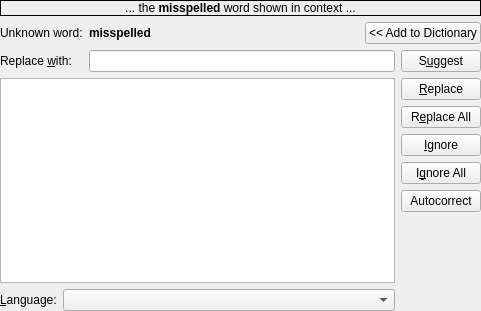
<?xml version="1.0" encoding="UTF-8"?>
<ui version="4.0">
 <class>SonnetUi</class>
 <widget class="QWidget" name="SonnetUi">
  <property name="geometry">
   <rect>
    <x>0</x>
    <y>0</y>
    <width>481</width>
    <height>311</height>
   </rect>
  </property>
  <property name="sizePolicy">
   <sizepolicy hsizetype="Preferred" vsizetype="Preferred">
    <horstretch>0</horstretch>
    <verstretch>0</verstretch>
   </sizepolicy>
  </property>
  <property name="minimumSize">
   <size>
    <width>430</width>
    <height>300</height>
   </size>
  </property>
  <layout class="QGridLayout">
   <property name="leftMargin">
    <number>0</number>
   </property>
   <property name="topMargin">
    <number>0</number>
   </property>
   <property name="rightMargin">
    <number>0</number>
   </property>
   <property name="bottomMargin">
    <number>0</number>
   </property>
   <item row="1" column="0" colspan="2">
    <widget class="QLabel" name="textLabel2">
     <property name="whatsThis">
      <string>&lt;qt&gt;&lt;p&gt;This word was considered to be an &quot;unknown word&quot; because it does not match any entry in the dictionary currently in use. It may also be a word in a foreign language.&lt;/p&gt;
&lt;p&gt;If the word is not misspelled, you may add it to the dictionary by clicking &lt;b&gt;Add to Dictionary&lt;/b&gt;. If you do not want to add the unknown word to the dictionary, but you want to leave it unchanged, click &lt;b&gt;Ignore&lt;/b&gt; or &lt;b&gt;Ignore All&lt;/b&gt;.&lt;/p&gt;
&lt;p&gt;However, if the word is misspelled, you can try to find the correct replacement in the list below. If you cannot find a replacement there, you may type it in the text box below, and click &lt;b&gt;Replace&lt;/b&gt; or &lt;b&gt;Replace All&lt;/b&gt;.&lt;/p&gt;
&lt;/qt&gt;</string>
     </property>
     <property name="text">
      <string>Unknown word:</string>
     </property>
    </widget>
   </item>
   <item row="1" column="2">
    <widget class="QLabel" name="m_unknownWord">
     <property name="toolTip">
      <string>Unknown word</string>
     </property>
     <property name="whatsThis">
      <string>&lt;qt&gt;&lt;p&gt;This word was considered to be an &quot;unknown word&quot; because it does not match any entry in the dictionary currently in use. It may also be a word in a foreign language.&lt;/p&gt;
&lt;p&gt;If the word is not misspelled, you may add it to the dictionary by clicking &lt;b&gt;Add to Dictionary&lt;/b&gt;. If you do not want to add the unknown word to the dictionary, but you want to leave it unchanged, click &lt;b&gt;Ignore&lt;/b&gt; or &lt;b&gt;Ignore All&lt;/b&gt;.&lt;/p&gt;
&lt;p&gt;However, if the word is misspelled, you can try to find the correct replacement in the list below. If you cannot find a replacement there, you may type it in the text box below, and click &lt;b&gt;Replace&lt;/b&gt; or &lt;b&gt;Replace All&lt;/b&gt;.&lt;/p&gt;
&lt;/qt&gt;</string>
     </property>
     <property name="text">
      <string>&lt;b&gt;misspelled&lt;/b&gt;</string>
     </property>
    </widget>
   </item>
   <item row="4" column="0">
    <widget class="QLabel" name="textLabel5">
     <property name="whatsThis">
      <string>&lt;qt&gt;
&lt;p&gt;Select the language of the document you are proofing here.&lt;/p&gt;
&lt;/qt&gt;</string>
     </property>
     <property name="text">
      <string>&amp;Language:</string>
     </property>
     <property name="buddy">
      <cstring>m_language</cstring>
     </property>
    </widget>
   </item>
   <item row="0" column="0" colspan="6">
    <widget class="QLabel" name="m_contextLabel">
     <property name="toolTip">
      <string>Text excerpt showing the unknown word in its context.</string>
     </property>
     <property name="whatsThis">
      <string>&lt;qt&gt;
&lt;p&gt;Here you can see a text excerpt showing the unknown word in its context. If this information is not sufficient to choose the best replacement for the unknown word, you can click on the document you are proofing, read a larger part of the text and then return here to continue proofing.&lt;/p&gt;
&lt;/qt&gt;</string>
     </property>
     <property name="frameShape">
      <enum>QFrame::Box</enum>
     </property>
     <property name="text">
      <string>... the &lt;b&gt;misspelled&lt;/b&gt; word shown in context ...</string>
     </property>
     <property name="alignment">
      <set>Qt::AlignCenter</set>
     </property>
    </widget>
   </item>
   <item row="1" column="4" colspan="2">
    <widget class="QPushButton" name="m_addBtn">
     <property name="whatsThis">
      <string>&lt;qt&gt;
&lt;p&gt;The unknown word was detected and considered unknown because it is not included in the dictionary.&lt;br&gt;
Click here if you consider the unknown word not to be misspelled, and you want to avoid wrongly detecting it again in the future. If you want to let it remain as is, but not add it to the dictionary, then click &lt;b&gt;Ignore&lt;/b&gt; or &lt;b&gt;Ignore All&lt;/b&gt; instead.&lt;/p&gt;
&lt;/qt&gt;</string>
     </property>
     <property name="text">
      <string>&lt;&lt; Add to Dictionary</string>
     </property>
    </widget>
   </item>
   <item row="1" column="3">
    <spacer>
     <property name="orientation">
      <enum>Qt::Horizontal</enum>
     </property>
     <property name="sizeType">
      <enum>QSizePolicy::Expanding</enum>
     </property>
     <property name="sizeHint" stdset="0">
      <size>
       <width>74</width>
       <height>20</height>
      </size>
     </property>
    </spacer>
   </item>
   <item row="3" column="0" colspan="5">
    <widget class="QListView" name="m_suggestions">
     <property name="toolTip">
      <string>Suggestion List</string>
     </property>
     <property name="whatsThis">
      <string>&lt;qt&gt;
&lt;p&gt;If the unknown word is misspelled, you should check if the correction for it is available and if it is, click on it. If none of the words in this list is a good replacement you may type the correct word in the edit box above.&lt;/p&gt;
&lt;p&gt;To correct this word click &lt;b&gt;Replace&lt;/b&gt; if you want to correct only this occurrence or &lt;b&gt;Replace All&lt;/b&gt; if you want to correct all occurrences.&lt;/p&gt;
&lt;/qt&gt;</string>
     </property>
     <property name="resizeMode">
      <enum>QListView::Adjust</enum>
     </property>
    </widget>
   </item>
   <item row="2" column="0" colspan="2">
    <widget class="QLabel" name="textLabel4">
     <property name="whatsThis">
      <string>&lt;qt&gt;
&lt;p&gt;If the unknown word is misspelled, you should type the correction for your misspelled word here or select it from the list below.&lt;/p&gt;
&lt;p&gt;You can then click &lt;b&gt;Replace&lt;/b&gt; if you want to correct only this occurrence of the word or &lt;b&gt;Replace All&lt;/b&gt; if you want to correct all occurrences.&lt;/p&gt;
&lt;/qt&gt;</string>
     </property>
     <property name="text">
      <string>Replace &amp;with:</string>
     </property>
     <property name="buddy">
      <cstring>m_replacement</cstring>
     </property>
    </widget>
   </item>
   <item row="2" column="2" colspan="3">
    <widget class="QLineEdit" name="m_replacement">
     <property name="whatsThis">
      <string>&lt;qt&gt;
&lt;p&gt;If the unknown word is misspelled, you should type the correction for your misspelled word here or select it from the list below.&lt;/p&gt;
&lt;p&gt;You can then click &lt;b&gt;Replace&lt;/b&gt; if you want to correct only this occurrence of the word or &lt;b&gt;Replace All&lt;/b&gt; if you want to correct all occurrences.&lt;/p&gt;
&lt;/qt&gt;</string>
     </property>
    </widget>
   </item>
   <item row="4" column="1" colspan="4">
    <widget class="QComboBox" name="m_language">
     <property name="toolTip">
      <string>Language Selection</string>
     </property>
     <property name="whatsThis">
      <string>&lt;qt&gt;
&lt;p&gt;Select the language of the document you are proofing here.&lt;/p&gt;
&lt;/qt&gt;</string>
     </property>
    </widget>
   </item>
   <item row="2" column="5" rowspan="3">
    <layout class="QVBoxLayout">
     <property name="spacing">
      <number>6</number>
     </property>
     <property name="leftMargin">
      <number>0</number>
     </property>
     <property name="topMargin">
      <number>0</number>
     </property>
     <property name="rightMargin">
      <number>0</number>
     </property>
     <property name="bottomMargin">
      <number>0</number>
     </property>
     <item>
      <widget class="QPushButton" name="m_suggestBtn">
       <property name="text">
        <string>S&amp;uggest</string>
       </property>
      </widget>
     </item>
     <item>
      <widget class="QPushButton" name="m_replaceBtn">
       <property name="whatsThis">
        <string>&lt;qt&gt;
&lt;p&gt;Click here to replace this occurrence of the unknown text with the text in the edit box above (to the left).&lt;/p&gt;
&lt;/qt&gt;</string>
       </property>
       <property name="text">
        <string>&amp;Replace</string>
       </property>
      </widget>
     </item>
     <item>
      <widget class="QPushButton" name="m_replaceAllBtn">
       <property name="whatsThis">
        <string>&lt;qt&gt;
&lt;p&gt;Click here to replace all occurrences of the unknown text with the text in the edit box above (to the left).&lt;/p&gt;
&lt;/qt&gt;</string>
       </property>
       <property name="text">
        <string>R&amp;eplace All</string>
       </property>
      </widget>
     </item>
     <item>
      <widget class="QPushButton" name="m_skipBtn">
       <property name="whatsThis">
        <string>&lt;qt&gt;
&lt;p&gt;Click here to let this occurrence of the unknown word remain as is.&lt;/p&gt;
&lt;p&gt;This action is useful when the word is a name, an acronym, a foreign word or any other unknown word that you want to use but not add to the dictionary.&lt;/p&gt;
&lt;/qt&gt;</string>
       </property>
       <property name="text">
        <string>&amp;Ignore</string>
       </property>
      </widget>
     </item>
     <item>
      <widget class="QPushButton" name="m_skipAllBtn">
       <property name="whatsThis">
        <string>&lt;qt&gt;
&lt;p&gt;Click here to let all occurrences of the unknown word remain as they are.&lt;/p&gt;
&lt;p&gt;This action is useful when the word is a name, an acronym, a foreign word or any other unknown word that you want to use but not add to the dictionary.&lt;/p&gt;
&lt;/qt&gt;</string>
       </property>
       <property name="text">
        <string>I&amp;gnore All</string>
       </property>
      </widget>
     </item>
     <item>
      <widget class="QPushButton" name="m_autoCorrect">
       <property name="whatsThis">
        <string>&lt;qt&gt;
&lt;p&gt;Click here to let all occurrences of the unknown word remain as they are.&lt;/p&gt;
&lt;p&gt;This action is useful when the word is a name, an acronym, a foreign word or any other unknown word that you want to use but not add to the dictionary.&lt;/p&gt;
&lt;/qt&gt;</string>
       </property>
       <property name="text">
        <string>Autocorrect</string>
       </property>
      </widget>
     </item>
     <item>
      <spacer>
       <property name="orientation">
        <enum>Qt::Vertical</enum>
       </property>
       <property name="sizeType">
        <enum>QSizePolicy::Expanding</enum>
       </property>
       <property name="sizeHint" stdset="0">
        <size>
         <width>20</width>
         <height>20</height>
        </size>
       </property>
      </spacer>
     </item>
    </layout>
   </item>
  </layout>
 </widget>
 <tabstops>
  <tabstop>m_addBtn</tabstop>
  <tabstop>m_replacement</tabstop>
  <tabstop>m_suggestBtn</tabstop>
  <tabstop>m_replaceBtn</tabstop>
  <tabstop>m_replaceAllBtn</tabstop>
  <tabstop>m_skipBtn</tabstop>
  <tabstop>m_skipAllBtn</tabstop>
  <tabstop>m_suggestions</tabstop>
  <tabstop>m_language</tabstop>
 </tabstops>
 <resources/>
 <connections/>
</ui>
